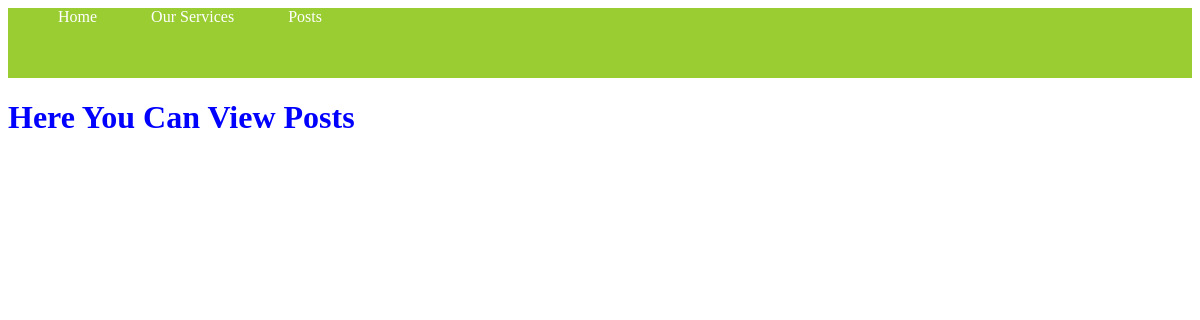
/news, run on an earlier commit of the app's database.
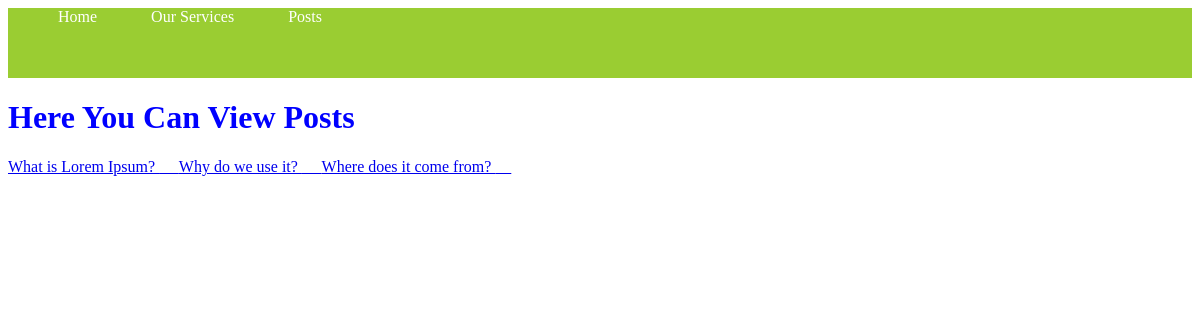
And on a later commit of the database.
### posts/models.py (models this page shows)
class News(models.Model):
    Title=models.CharField(max_length=50)
    Description=HTMLField()

### projects/views.py (the view)
# urls.py: path('news',views.allNews,name="news")
def allNews(request):
    newsData=News.objects.all()
    data={
        'newsData':newsData
    }
    return render(request,'news.html',data)

### templates/news.html
{% load static %}
{% include "header.html" %}
<h1> Here You Can View Posts</h1>
<marquee onmouseover="stop()" onmouseout="start()" >
   {% for n in newsData %}
   <a href="/news/{{n.id}}" class="b">  {{n.Title}} &nbsp;&nbsp;&nbsp;&nbsp; </a>
   {% endfor%}
</marquee>

What changed in the data, as far as the page shows it:
added News: Title "What is Lorem Ipsum?"
added News: Title "Why do we use it?"
added News: Title "Where does it come from?"
